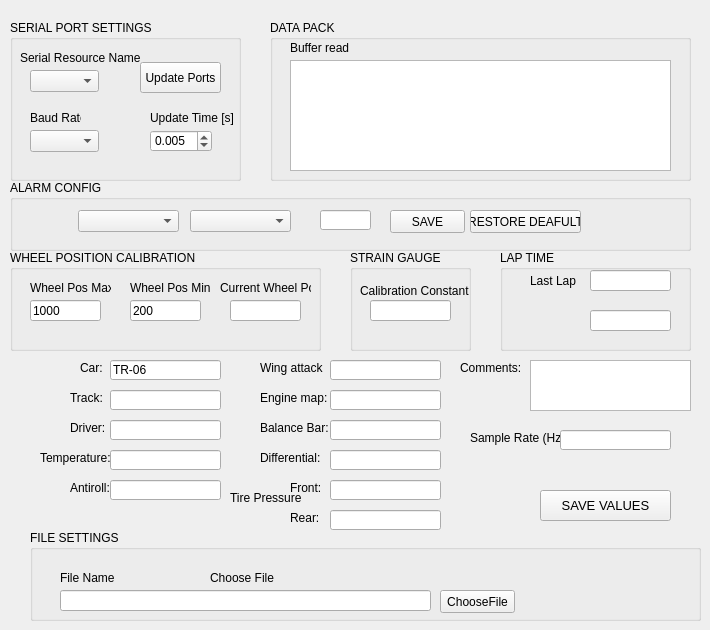
    <widget class="QWidget" name="tab">
     <attribute name="title">
      <string>Settings</string>
     </attribute>
     <widget class="QGroupBox" name="groupBox">
      <property name="geometry">
       <rect>
        <x>10</x>
        <y>20</y>
        <width>231</width>
        <height>161</height>
       </rect>
      </property>
      <property name="title">
       <string>SERIAL PORT SETTINGS</string>
      </property>
      <widget class="QLabel" name="label_2">
       <property name="geometry">
        <rect>
         <x>10</x>
         <y>30</y>
         <width>121</width>
         <height>16</height>
        </rect>
       </property>
       <property name="text">
        <string>Serial Resource Name</string>
       </property>
      </widget>
      <widget class="QComboBox" name="comboBox_SerialPorts">
       <property name="geometry">
        <rect>
         <x>20</x>
         <y>50</y>
         <width>69</width>
         <height>22</height>
        </rect>
       </property>
      </widget>
      <widget class="QLabel" name="label_35">
       <property name="geometry">
        <rect>
         <x>140</x>
         <y>90</y>
         <width>91</width>
         <height>16</height>
        </rect>
       </property>
       <property name="text">
        <string>Update Time [s]</string>
       </property>
      </widget>
      <widget class="QDoubleSpinBox" name="doubleSpinBox_UpdateTime">
       <property name="geometry">
        <rect>
         <x>140</x>
         <y>110</y>
         <width>62</width>
         <height>22</height>
        </rect>
       </property>
       <property name="decimals">
        <number>3</number>
       </property>
       <property name="value">
        <double>0.005000000000000</double>
       </property>
      </widget>
      <widget class="QComboBox" name="comboBox_Baudrate">
       <property name="geometry">
        <rect>
         <x>20</x>
         <y>110</y>
         <width>69</width>
         <height>22</height>
        </rect>
       </property>
      </widget>
      <widget class="QLabel" name="label_41">
       <property name="geometry">
        <rect>
         <x>20</x>
         <y>90</y>
         <width>51</width>
         <height>16</height>
        </rect>
       </property>
       <property name="text">
        <string>Baud Rate</string>
       </property>
      </widget>
      <widget class="QPushButton" name="pushButton_UpdatePorts">
       <property name="geometry">
        <rect>
         <x>130</x>
         <y>42</y>
         <width>81</width>
         <height>31</height>
        </rect>
       </property>
       <property name="text">
        <string>Update Ports</string>
       </property>
      </widget>
     </widget>
     <widget class="QGroupBox" name="groupBox_3">
      <property name="geometry">
       <rect>
        <x>270</x>
        <y>20</y>
        <width>421</width>
        <height>161</height>
       </rect>
      </property>
      <property name="title">
       <string>DATA PACK</string>
      </property>
      <widget class="QTextBrowser" name="textBrowser_Buffer">
       <property name="geometry">
        <rect>
         <x>20</x>
         <y>40</y>
         <width>381</width>
         <height>111</height>
        </rect>
       </property>
      </widget>
      <widget class="QLabel" name="label_3">
       <property name="geometry">
        <rect>
         <x>20</x>
         <y>20</y>
         <width>121</width>
         <height>16</height>
        </rect>
       </property>
       <property name="text">
        <string>Buffer read</string>
       </property>
      </widget>
     </widget>
     <widget class="QGroupBox" name="groupBox_16">
      <property name="geometry">
       <rect>
        <x>10</x>
        <y>250</y>
        <width>311</width>
        <height>101</height>
       </rect>
      </property>
      <property name="title">
       <string>WHEEL POSITION CALIBRATION</string>
      </property>
      <widget class="QLabel" name="label_29">
       <property name="geometry">
        <rect>
         <x>20</x>
         <y>30</y>
         <width>81</width>
         <height>16</height>
        </rect>
       </property>
       <property name="text">
        <string>Wheel Pos Max</string>
       </property>
      </widget>
      <widget class="QLabel" name="label_30">
       <property name="geometry">
        <rect>
         <x>120</x>
         <y>30</y>
         <width>81</width>
         <height>16</height>
        </rect>
       </property>
       <property name="text">
        <string>Wheel Pos Min</string>
       </property>
      </widget>
      <widget class="QLabel" name="label_49">
       <property name="geometry">
        <rect>
         <x>210</x>
         <y>30</y>
         <width>91</width>
         <height>16</height>
        </rect>
       </property>
       <property name="text">
        <string>Current Wheel Pos</string>
       </property>
      </widget>
      <widget class="QLineEdit" name="lineEdit_CurrentWheelPos">
       <property name="geometry">
        <rect>
         <x>220</x>
         <y>50</y>
         <width>71</width>
         <height>21</height>
        </rect>
       </property>
      </widget>
      <widget class="QLineEdit" name="lineEdit_WheelPosMin">
       <property name="geometry">
        <rect>
         <x>120</x>
         <y>50</y>
         <width>71</width>
         <height>21</height>
        </rect>
       </property>
       <property name="text">
        <string>200</string>
       </property>
      </widget>
      <widget class="QLineEdit" name="lineEdit_WheelPosMax">
       <property name="geometry">
        <rect>
         <x>20</x>
         <y>50</y>
         <width>71</width>
         <height>21</height>
        </rect>
       </property>
       <property name="text">
        <string>1000</string>
       </property>
      </widget>
     </widget>
     <widget class="QGroupBox" name="groupBox_38">
      <property name="geometry">
       <rect>
        <x>350</x>
        <y>250</y>
        <width>121</width>
        <height>101</height>
       </rect>
      </property>
      <property name="title">
       <string>STRAIN GAUGE</string>
      </property>
      <widget class="QLineEdit" name="lineEdit_CalibrationConstant">
       <property name="geometry">
        <rect>
         <x>20</x>
         <y>50</y>
         <width>81</width>
         <height>21</height>
        </rect>
       </property>
      </widget>
      <widget class="QLabel" name="label_64">
       <property name="geometry">
        <rect>
         <x>10</x>
         <y>30</y>
         <width>111</width>
         <height>21</height>
        </rect>
       </property>
       <property name="text">
        <string>Calibration Constant</string>
       </property>
      </widget>
     </widget>
     <widget class="QGroupBox" name="groupBox_39">
      <property name="geometry">
       <rect>
        <x>500</x>
        <y>250</y>
        <width>191</width>
        <height>101</height>
       </rect>
      </property>
      <property name="title">
       <string>LAP TIME</string>
      </property>
      <widget class="QLineEdit" name="lineEdit_LastLap">
       <property name="geometry">
        <rect>
         <x>90</x>
         <y>20</y>
         <width>81</width>
         <height>21</height>
        </rect>
       </property>
      </widget>
      <widget class="QLineEdit" name="lineEdit_CalibrationConstant_3">
       <property name="geometry">
        <rect>
         <x>90</x>
         <y>60</y>
         <width>81</width>
         <height>21</height>
        </rect>
       </property>
      </widget>
      <widget class="QLabel" name="label_70">
       <property name="geometry">
        <rect>
         <x>30</x>
         <y>20</y>
         <width>111</width>
         <height>21</height>
        </rect>
       </property>
       <property name="text">
        <string>Last Lap</string>
       </property>
      </widget>
     </widget>
     <widget class="QLineEdit" name="lineEdit_SetupTrack">
      <property name="geometry">
       <rect>
        <x>110</x>
        <y>390</y>
        <width>111</width>
        <height>20</height>
       </rect>
      </property>
     </widget>
     <widget class="QLineEdit" name="lineEdit_SetupDriver">
      <property name="geometry">
       <rect>
        <x>110</x>
        <y>420</y>
        <width>111</width>
        <height>20</height>
       </rect>
      </property>
     </widget>
     <widget class="QLineEdit" name="lineEdit_SetupWingAttackAngle">
      <property name="geometry">
       <rect>
        <x>330</x>
        <y>360</y>
        <width>111</width>
        <height>20</height>
       </rect>
      </property>
     </widget>
     <widget class="QLabel" name="label_73">
      <property name="geometry">
       <rect>
        <x>470</x>
        <y>430</y>
        <width>111</width>
        <height>16</height>
       </rect>
      </property>
      <property name="text">
       <string>Sample Rate (Hz):</string>
      </property>
     </widget>
     <widget class="QLabel" name="label_54">
      <property name="geometry">
       <rect>
        <x>230</x>
        <y>490</y>
        <width>111</width>
        <height>16</height>
       </rect>
      </property>
      <property name="text">
       <string>Tire Pressure</string>
      </property>
     </widget>
     <widget class="QLabel" name="label_58">
      <property name="geometry">
       <rect>
        <x>260</x>
        <y>450</y>
        <width>111</width>
        <height>16</height>
       </rect>
      </property>
      <property name="text">
       <string>Differential:</string>
      </property>
     </widget>
     <widget class="QLabel" name="label_71">
      <property name="geometry">
       <rect>
        <x>290</x>
        <y>480</y>
        <width>111</width>
        <height>16</height>
       </rect>
      </property>
      <property name="text">
       <string>Front:</string>
      </property>
     </widget>
     <widget class="QLabel" name="label_50">
      <property name="geometry">
       <rect>
        <x>70</x>
        <y>390</y>
        <width>111</width>
        <height>16</height>
       </rect>
      </property>
      <property name="text">
       <string>Track:</string>
      </property>
     </widget>
     <widget class="QLabel" name="label_72">
      <property name="geometry">
       <rect>
        <x>460</x>
        <y>360</y>
        <width>111</width>
        <height>16</height>
       </rect>
      </property>
      <property name="text">
       <string>Comments:</string>
      </property>
     </widget>
     <widget class="QLabel" name="label_32">
      <property name="geometry">
       <rect>
        <x>80</x>
        <y>360</y>
        <width>111</width>
        <height>16</height>
       </rect>
      </property>
      <property name="text">
       <string>Car:</string>
      </property>
     </widget>
     <widget class="QLineEdit" name="lineEdit_SetupTirePressureFront">
      <property name="geometry">
       <rect>
        <x>330</x>
        <y>480</y>
        <width>111</width>
        <height>20</height>
       </rect>
      </property>
     </widget>
     <widget class="QLabel" name="label_52">
      <property name="geometry">
       <rect>
        <x>40</x>
        <y>450</y>
        <width>111</width>
        <height>16</height>
       </rect>
      </property>
      <property name="text">
       <string>Temperature:</string>
      </property>
     </widget>
     <widget class="QLabel" name="label_56">
      <property name="geometry">
       <rect>
        <x>260</x>
        <y>390</y>
        <width>111</width>
        <height>16</height>
       </rect>
      </property>
      <property name="text">
       <string>Engine map:</string>
      </property>
     </widget>
     <widget class="QLineEdit" name="lineEdit_SetupTirePressureRear">
      <property name="geometry">
       <rect>
        <x>330</x>
        <y>510</y>
        <width>111</width>
        <height>20</height>
       </rect>
      </property>
     </widget>
     <widget class="QLineEdit" name="lineEdit_SetupCar">
      <property name="geometry">
       <rect>
        <x>110</x>
        <y>360</y>
        <width>111</width>
        <height>20</height>
       </rect>
      </property>
      <property name="text">
       <string>TR-06</string>
      </property>
     </widget>
     <widget class="QLineEdit" name="lineEdit_SetupTemperature">
      <property name="geometry">
       <rect>
        <x>110</x>
        <y>450</y>
        <width>111</width>
        <height>20</height>
       </rect>
      </property>
     </widget>
     <widget class="QLabel" name="label_31">
      <property name="geometry">
       <rect>
        <x>70</x>
        <y>420</y>
        <width>111</width>
        <height>16</height>
       </rect>
      </property>
      <property name="text">
       <string>Driver:</string>
      </property>
     </widget>
     <widget class="QLabel" name="label_55">
      <property name="geometry">
       <rect>
        <x>260</x>
        <y>360</y>
        <width>71</width>
        <height>16</height>
       </rect>
      </property>
      <property name="text">
       <string>Wing attack</string>
      </property>
     </widget>
     <widget class="QLineEdit" name="lineEdit_SetupEngineMap">
      <property name="geometry">
       <rect>
        <x>330</x>
        <y>390</y>
        <width>111</width>
        <height>20</height>
       </rect>
      </property>
     </widget>
     <widget class="QLineEdit" name="lineEdit_SetupDifferential">
      <property name="geometry">
       <rect>
        <x>330</x>
        <y>450</y>
        <width>111</width>
        <height>20</height>
       </rect>
      </property>
     </widget>
     <widget class="QTextEdit" name="textEdit_SetupComments">
      <property name="geometry">
       <rect>
        <x>530</x>
        <y>360</y>
        <width>161</width>
        <height>51</height>
       </rect>
      </property>
     </widget>
     <widget class="QLabel" name="label_53">
      <property name="geometry">
       <rect>
        <x>70</x>
        <y>480</y>
        <width>111</width>
        <height>16</height>
       </rect>
      </property>
      <property name="text">
       <string>Antiroll:</string>
      </property>
     </widget>
     <widget class="QLineEdit" name="lineEdit_SetupAcquisitionRate">
      <property name="geometry">
       <rect>
        <x>560</x>
        <y>430</y>
        <width>111</width>
        <height>20</height>
       </rect>
      </property>
     </widget>
     <widget class="QLabel" name="label_57">
      <property name="geometry">
       <rect>
        <x>260</x>
        <y>420</y>
        <width>111</width>
        <height>16</height>
       </rect>
      </property>
      <property name="text">
       <string>Balance Bar:</string>
      </property>
     </widget>
     <widget class="QLabel" name="label_59">
      <property name="geometry">
       <rect>
        <x>290</x>
        <y>510</y>
        <width>111</width>
        <height>16</height>
       </rect>
      </property>
      <property name="text">
       <string>Rear:</string>
      </property>
     </widget>
     <widget class="QLineEdit" name="lineEdit_SetupAntiroll">
      <property name="geometry">
       <rect>
        <x>110</x>
        <y>480</y>
        <width>111</width>
        <height>20</height>
       </rect>
      </property>
     </widget>
     <widget class="QLineEdit" name="lineEdit_SetupBalanceBar">
      <property name="geometry">
       <rect>
        <x>330</x>
        <y>420</y>
        <width>111</width>
        <height>20</height>
       </rect>
      </property>
     </widget>
     <widget class="QGroupBox" name="groupBox_2">
      <property name="geometry">
       <rect>
        <x>30</x>
        <y>530</y>
        <width>671</width>
        <height>91</height>
       </rect>
      </property>
      <property name="title">
       <string>FILE SETTINGS</string>
      </property>
      <widget class="QLineEdit" name="lineEdit_FileName">
       <property name="geometry">
        <rect>
         <x>30</x>
         <y>60</y>
         <width>371</width>
         <height>21</height>
        </rect>
       </property>
      </widget>
      <widget class="QLabel" name="label_11">
       <property name="geometry">
        <rect>
         <x>30</x>
         <y>40</y>
         <width>141</width>
         <height>16</height>
        </rect>
       </property>
       <property name="text">
        <string>File Name</string>
       </property>
      </widget>
      <widget class="QLabel" name="label_13">
       <property name="geometry">
        <rect>
         <x>180</x>
         <y>40</y>
         <width>71</width>
         <height>16</height>
        </rect>
       </property>
       <property name="text">
        <string>Choose File</string>
       </property>
      </widget>
      <widget class="QPushButton" name="pushButtonOpenFile">
       <property name="geometry">
        <rect>
         <x>410</x>
         <y>60</y>
         <width>75</width>
         <height>23</height>
        </rect>
       </property>
       <property name="text">
        <string>ChooseFile</string>
       </property>
      </widget>
     </widget>
     <widget class="QPushButton" name="pushButton_SaveSetupValues">
      <property name="geometry">
       <rect>
        <x>540</x>
        <y>490</y>
        <width>131</width>
        <height>31</height>
       </rect>
      </property>
      <property name="font">
       <font>
        <pointsize>10</pointsize>
       </font>
      </property>
      <property name="text">
       <string>SAVE VALUES</string>
      </property>
     </widget>
     <widget class="QGroupBox" name="groupBox_4">
      <property name="geometry">
       <rect>
        <x>10</x>
        <y>180</y>
        <width>681</width>
        <height>71</height>
       </rect>
      </property>
      <property name="title">
       <string>ALARM CONFIG</string>
      </property>
      <widget class="QPushButton" name="restoreDefaultAlarmPushButton">
       <property name="geometry">
        <rect>
         <x>460</x>
         <y>30</y>
         <width>111</width>
         <height>23</height>
        </rect>
       </property>
       <property name="text">
        <string>RESTORE DEAFULT</string>
       </property>
      </widget>
      <widget class="QPushButton" name="saveAlarmPushButton">
       <property name="geometry">
        <rect>
         <x>380</x>
         <y>30</y>
         <width>75</width>
         <height>23</height>
        </rect>
       </property>
       <property name="text">
        <string>SAVE</string>
       </property>
      </widget>
      <widget class="QLineEdit" name="alarmlineEdit">
       <property name="geometry">
        <rect>
         <x>310</x>
         <y>30</y>
         <width>51</width>
         <height>20</height>
        </rect>
       </property>
      </widget>
      <widget class="QComboBox" name="alarmTypeComboBox">
       <property name="geometry">
        <rect>
         <x>180</x>
         <y>30</y>
         <width>101</width>
         <height>22</height>
        </rect>
       </property>
      </widget>
      <widget class="QComboBox" name="alarmComboBox">
       <property name="geometry">
        <rect>
         <x>68</x>
         <y>30</y>
         <width>101</width>
         <height>22</height>
        </rect>
       </property>
      </widget>
     </widget>
    </widget>
